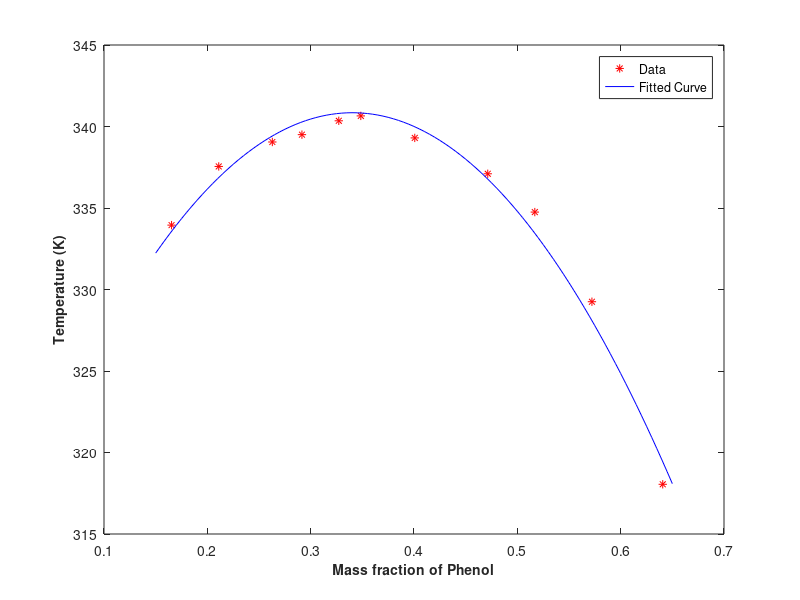
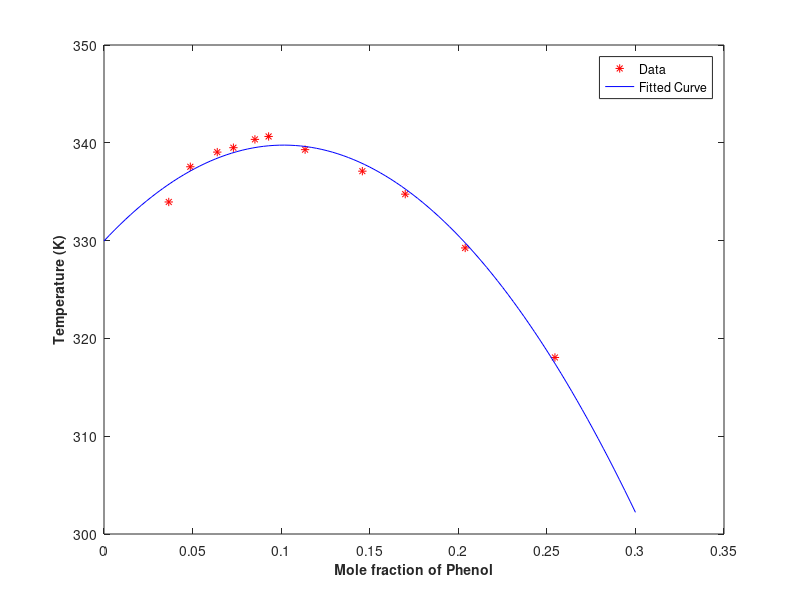

These charts were generated, in order, by the following MATLAB code: (Note: this script raises an error after producing the figures.)

vol_water = [3 4 5 6 8 10 11 13 15 20 27];
vol_phenol = [5 5 5 5 5 5 5 5 5 5 5];

mass_water = vol_water*1;
moles_water = mass_water/18;
mass_phenol = vol_phenol*1.07;
moles_phenol = mass_phenol/94;

mass_frac_water = mass_water./(mass_phenol+mass_water);
mass_frac_phenol = 1 - mass_frac_water;
mole_frac_water = moles_water./(moles_phenol+moles_water);
mole_frac_phenol = 1 - mole_frac_water;

T1 = [45.8 56.8 62 64.2 66.5 68.1 67.4 66.7 66 64.5 61.1];
T2 = [44 55.4 61.2 63.7 65.8 66.9 67 66 65.8 64.3 60.5];
T1K = T1 + 273.15;
T2K = T2 + 273.15;

T = 1/2*(T1+T2);
TK = T + 273.15;

mass_frac_fit = polyfit(mass_frac_phenol,TK,2)
mole_frac_fit = polyfit(mole_frac_phenol,TK,2)

x1=[0.15:0.005:0.65];
y1=polyval(mass_frac_fit,mass_frac_phenol);
y11=polyval(mass_frac_fit,x1);

x2=[0:0.003:0.3];
y2=polyval(mole_frac_fit,mole_frac_phenol);
y22=polyval(mole_frac_fit,x2);

figure
plot(mass_frac_phenol,TK,'*r',x1,y11,'b')
xlabel('Mass fraction of Phenol','FontSize',10,'FontWeight','bold')
ylabel('Temperature (K)','FontSize',10,'FontWeight','bold')
legend('Data','Fitted Curve')
saveas(gcf,"fig1.pdf")

figure
plot(mole_frac_phenol,TK,'*r',x2,y22,'b')
xlabel('Mole fraction of Phenol','FontSize',10,'FontWeight','bold')
ylabel('Temperature (K)','FontSize',10,'FontWeight','bold')
legend('Data','Fitted Curve')
saveas(gcf,"fig2.pdf")

% curve = @(x) -952.3776*x^2 + 193.2332*x + 329.9628;
 
for i=1:11
    mole_frac_fit(3) = 329.9628 - TK(i);
    roots(mole_frac_fit);
end

TKnew = [TK(3),TK(4),TK(5),TK(8),TK(9),TK(10),TK(11)];
xp2 = [0.1740 0.1543 0.1235 0.1181 0.1288 0.1497 0.1796];
xp1 = [0.0289 0.0486 0.0794 0.0848 0.0741 0.0532 0.0233];

xw1 = 1-xp1;
xw2 = 1-xp2;

start_val=[1.5 9];

options=optimoptions(@fsolve,'OptimalityTolerance', 1.00e-8, 'StepTolerance', 1.00e-8,'MaxFunctionEvaluations',1.00e1);

A = [1.8711 1.9022 1.9301 1.9325 1.9269 1.9078 1.8603];
B = [9.1565 9.2661 9.3549 9.3621 9.3451 9.2848 9.1147];
A_inv = 1./A;
B_inv = 1./B;

for i=1:7
    fun = @(x) myfun (x, xp1(i), xp2(i), xw1(i), xw2(i), TKnew(i));
    fsolve(fun, start_val, options);
end

p1 = polyfit(TKnew,A_inv,1)
p2 = polyfit(TKnew,B_inv,1)

x=[333:0.01:340];
Ayval=polyval(p1,x);
Byval=polyval(p2,x);

figure
plot(TKnew,A_inv,'rx',x,Ayval,'b')
ylim([0 0.6])
xlabel('Temperature (K)','FontSize',10,'FontWeight','bold')
ylabel('1/A','FontSize',10,'FontWeight','bold')
legend('Data','Fitted Line')
saveas(gcf,"fig3.pdf")

figure
plot(TKnew,B_inv,'rx',x,Byval,'b')
ylim([0 0.15])
xlabel('Temperature (K)','FontSize',10,'FontWeight','bold')
ylabel('1/B','FontSize',10,'FontWeight','bold')
legend('Data','Fitted Line')
saveas(gcf,"fig4.pdf")
function F=myfun(x,xp1, xp2, xw1, xw2, TK)
    A=x(1);
    B=x(2);
    R=8.314;

    F(1)=(xw1)*exp((A*((B*xp1)^2))/(R*TK*(A*xw1+B*xp1)^2)) - (xw2)*exp((A*((B*xp2)^2))/(R*TK*(A*xw2+B*xp2)^2));
    F(2)=(xp1)*exp((B*((A*xw1)^2))/(R*TK*(A*xw1+B*xp1)^2)) - (xp2)*exp((B*((A*xw2)^2))/(R*TK*(A*xw2+B*xp2)^2));
end

%% Solutions obtained from fsolve

% 1.8711    9.1565
% 1.9022    9.2661
% 1.9301    9.3549
% 1.9325    9.3621
% 1.9269    9.3451
% 1.9078    9.2848
% 1.8603    9.1147